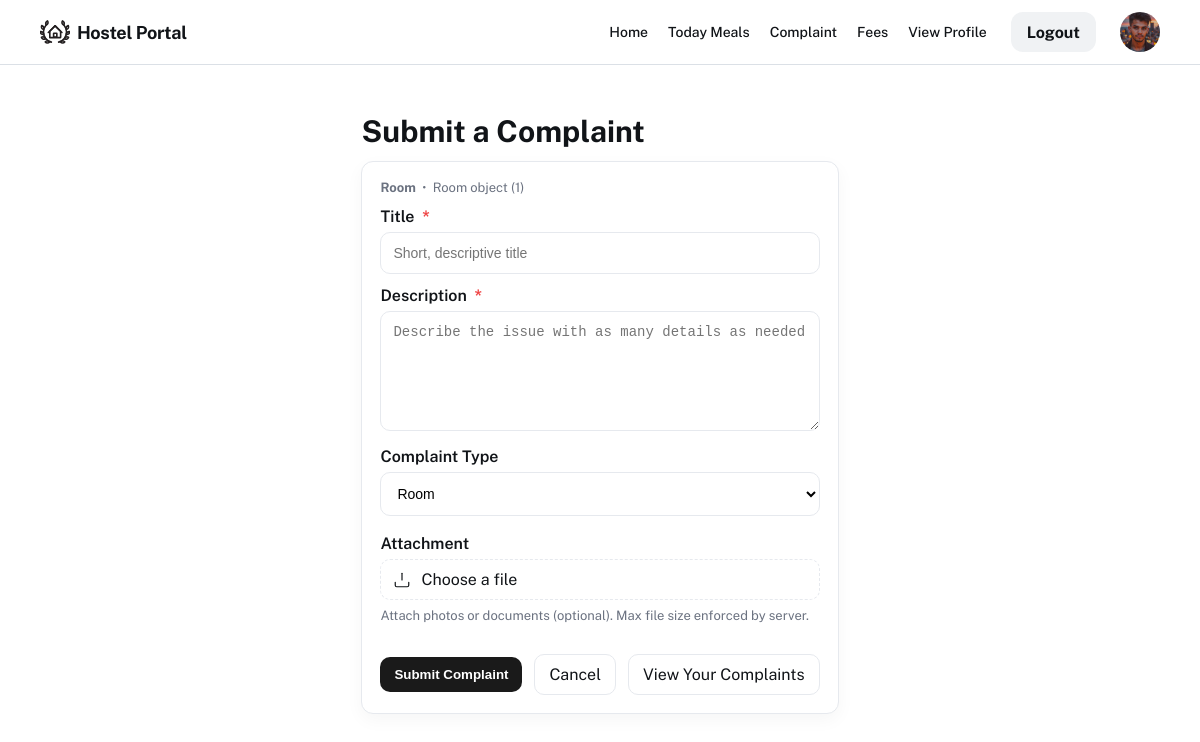
Screenshot of /student/complaint/new/ (signed in) with the database file from the repository.
### student/models.py (models this page shows, shortened)
class Student(models.Model):
    GENDER_CHOICES = (
        ('Male', 'Male'),
        ('Female', 'Female'),
        ('Other', 'Other'),
    )
    DISTRICT_CHOICES = (
        ('Kasaragod', 'Kasaragod'),
        ('Kannur', 'Kannur'),
        ('Wayanad', 'Wayanad'),
        ('Kozhikode', 'Kozhikode'),
        ('Malappuram', 'Malappuram'),
        ('Palakkad', 'Palakkad'),
        ('Thrissur', 'Thrissur'),
        ('Ernakulam', 'Ernakulam'),
        ('Idukki', 'Idukki'),
        ('Kottayam', 'Kottayam'),
        ('Alappuzha', 'Alappuzha'),
        ('Pathanamthitta', 'Pathanamthitta'),
        ('Kollam', 'Kollam'),
        ('Thiruvananthapuram', 'Thiruvananthapuram'),
    )
    PROGRAMME_CHOICES = (
        ('BCA', 'BCA - Bachelor of Computer Applications'),
        ('BSC_CS', 'B.Sc Computer Science'),
        ('BSC_IT', 'B.Sc Information Technology'),
        ('BTECH_CS', 'B.Tech Computer Science & Engineering'),
        ('BTECH_IT', 'B.Tech Information Technology'),
        ('BTECH_EC', 'B.Tech Electronics & Communication'),
        ('BTECH_EE', 'B.Tech Electrical Engineering'),
        ('BTECH_ME', 'B.Tech Mechanical Engineering'),
        ('BTECH_CE', 'B.Tech Civil Engineering'),
        ('BTECH_AE', 'B.Tech Aeronautical Engineering'),
        ('MCA', 'MCA - Master of Computer Applications'),
        ('MSC_CS', 'M.Sc Computer Science'),
        ('MTECH_CS', 'M.Tech Computer Science & Engineering'),
        ('MTECH_IT', 'M.Tech Information Technology'),
        ('MTECH_EC', 'M.Tech Electronics & Communication'),
        ('MTECH_ME', 'M.Tech Mechanical Engineering'),
        ('MTECH_CE', 'M.Tech Civil Engineering'),
        ('MBA', 'MBA - Master of Business Administration'),
        ('DIP_CS', 'Diploma in Computer Science'),
        ('DIP_CE', 'Diploma in Civil Engineering'),
        ('DIP_ME', 'Diploma in Mechanical Engineering'),
        ('DIP_EE', 'Diploma in Electrical Engineering'),
    )
    student_id = models.AutoField(primary_key=True)
    name = models.CharField(max_length=100)
    age = models.PositiveIntegerField(null=True, blank=True)
    gender = models.CharField(max_length=6, choices=GENDER_CHOICES, null=True, blank=True)
    phone = models.CharField(max_length=20, null=True, blank=True)
    email = models.EmailField(max_length=150, null=True, blank=True)
    parent_name = models.CharField(max_length=100, null=True, blank=True)
    parent_phone = models.CharField(max_length=20, null=True, blank=True)
    parent_email = models.EmailField(max_length=150, null=True, blank=True)
    district = models.CharField(max_length=50, choices=DISTRICT_CHOICES, null=True, blank=True)
    programme = models.CharField(max_length=50, choices=PROGRAMME_CHOICES, null=True, blank=True)
    pincode = models.CharField(max_length=10, null=True, blank=True)
    profile_pic = models.FileField(upload_to='profile_pic/', null=True, blank=True)
    id_proof = models.FileField(upload_to='id_proofs/', null=True, blank=True)
    room = models.ForeignKey(Room, null=True, blank=True, on_delete=models.SET_NULL, related_name='students')
    joined_date = models.DateField(null=True, blank=True)
    login = models.ForeignKey(login, on_delete=models.CASCADE, default=1)

### room/models.py (models this page shows)
class Room(models.Model):
    ROOM_TYPE = (
        ('Single', 'Single'),
        ('Double', 'Double'),
        ('Triple', 'Triple'),
        ('Dorm', 'Dorm'),
    )
    STATUS_CHOICES = (
        ('Available', 'Available'),
        ('Occupied', 'Occupied'),
        ('Maintenance', 'Maintenance'),
    )
    room_id = models.AutoField(primary_key=True)
    room_number = models.CharField(max_length=20, unique=True)
    block_number = models.CharField(max_length=20)
    capacity = models.PositiveIntegerField(default=1)
    occupied = models.PositiveIntegerField(default=0)
    type = models.CharField(max_length=10, choices=ROOM_TYPE, default='Single')
    room_rent = models.DecimalField(max_digits=10, decimal_places=2, default=0.00)
    image = models.ImageField(upload_to="room_images/", blank=True, null=True)
    status = models.CharField(max_length=12, choices=STATUS_CHOICES, default='Available')
    created_at = models.DateTimeField(auto_now_add=True, null=True, blank=True)

### student/views.py (the view, shortened to what this page needs)
# urls.py: path('student/complaint/new/', sv.student_submit_complaint, name='student_submit_complaint'),
@require_http_methods(["GET", "POST"])
def student_submit_complaint(request):
    student = _get_student_from_session(request)
    if not student:
        messages.error(request, "Please log in to submit a complaint.")
        return redirect(reverse('login'))
    return render(request, 'complaint_form.html', {'student': student})

### student/views.py (called while the page is built)
def _get_student_from_session(request):
    lid = request.session.get('sid')
    if not lid:
        return None
    return Student.objects.filter(login_id=lid).first()

### student/templates/complaint_form.html (shortened to what this page needs)
{% extends "home.html" %}
{% block content %}
<div style="padding:28px 12px; background:transparent">
  <main style="max-width:960px;margin:0 auto">
    <div style="margin:0 0 12px;font-size:20px">
      <h2 style="margin:0">Submit a Complaint</h2>
    </div>
    <form method="post" enctype="multipart/form-data" style="background:#ffffff;border:1px solid #e6e9ee;border-radius:12px;padding:18px;box-shadow:0 6px 18px rgba(12,18,30,0.04);" novalidate>
      <div style="display:flex;flex-direction:column;gap:12px">
        <div style="display:grid;grid-template-columns:1fr;gap:18px;align-items:start">
          <div>
            {% if student.room %}
              <p style="color:#6b7280;font-size:13px;margin:0"><strong>Room</strong> &nbsp;•&nbsp; {{ student.room }}</p>
            {% else %}
              <label for="room" style="display:block;font-weight:600;margin-bottom:6px">Room</label>
              <input id="room" type="text" name="room" placeholder="e.g. A-102" style="width:100%;padding:12px;border-radius:10px;border:1px solid #e6e9ee;font-size:14px;background:transparent" />
            {% endif %}
            <div style="margin-top:12px">
              <label for="title" style="display:block;font-weight:600;margin-bottom:6px">Title<span style="color:#ef4444;font-weight:700;margin-left:4px"> *</span></label>
              <input id="title" type="text" name="title" required placeholder="Short, descriptive title" style="width:100%;padding:12px;border-radius:10px;border:1px solid #e6e9ee;font-size:14px;background:transparent" />
            </div>
            <div style="margin-top:12px">
              <label for="description" style="display:block;font-weight:600;margin-bottom:6px">Description<span style="color:#ef4444;font-weight:700;margin-left:4px"> *</span></label>
              <textarea id="description" name="description" rows="5" required placeholder="Describe the issue with as many details as needed" style="width:100%;padding:12px;border-radius:10px;border:1px solid #e6e9ee;font-size:14px;min-height:120px;resize:vertical"></textarea>
            </div>
            <div style="margin-top:12px">
              <label for="complaint_type" style="display:block;font-weight:600;margin-bottom:6px">Complaint Type</label>
              <select id="complaint_type" name="complaint_type" aria-label="Complaint type" style="width:100%;padding:12px;border-radius:10px;border:1px solid #e6e9ee;font-size:14px;background:transparent">
                <option value="room">Room</option>
              </select>
            </div>
          </div>
          <div>
            <div style="display:flex;flex-direction:column">
              <label for="attachment" style="display:block;font-weight:600;margin-bottom:6px">Attachment</label>
              <label for="attachment" style="display:inline-flex;align-items:center;gap:10px;padding:10px 12px;border-radius:10px;border:1px dashed #e6e9ee;cursor:pointer">
                <span>Choose a file</span>
              </label>
              <p style="color:#6b7280;font-size:13px;margin-top:8px">Attach photos or documents (optional). Max file size enforced by server.</p>
              <div style="display:flex;gap:12px;align-items:center;margin-top:18px">
                <button type="submit" style="padding:10px 14px;border-radius:10px;border:0;font-weight:600;cursor:pointer;display:inline-flex;align-items:center;gap:8px;background:#1a1a1a;color:#fff">Submit Complaint</button>
                <a href="{% url 's_home' %}" style="padding:10px 14px;border-radius:10px;border:1px solid #e6e9ee;color:inherit;text-decoration:none;display:inline-flex;align-items:center;gap:8px">Cancel</a>
                <a href="{% url 'student_complaints_list' %}" style="padding:10px 14px;border-radius:10px;border:1px solid #e6e9ee;color:inherit;text-decoration:none;display:inline-flex;align-items:center;gap:8px;margin-left:auto">View Your Complaints</a>
              </div>
            </div>
          </div>
        </div>
      </div>
    </form>
  </main>
</div>
{% endblock %}

### student/templates/home.html (shortened to what this page needs)
<!doctype html>
<html lang="en">
  <head>
  </head>
  <body>
    <div class="relative flex size-full min-h-screen flex-col bg-white group/design-root overflow-x-hidden" style='font-family: "Public Sans", "Noto Sans", sans-serif;'>
      <div class="layout-container flex h-full grow flex-col">
        <header>
          <div class="brand">
            <div class="size-4" aria-hidden="true">
            </div>
            <h2>Hostel Portal</h2>
          </div>
          <div class="right">
            <div class="links" role="navigation" aria-label="top links">
              <a href="{% url 's_home' %}">Home</a>
              <a href="{% url 'meals_today' %}">Today Meals</a>
              <a href="{% url 'student_submit_complaint'%}">Complaint</a>
              <a href="{% url 'student_pay_page' %}">Fees</a>
              <a href="{% url 'profile_view' %}">View Profile</a>
            </div>
            <a href="{% url 'logout' %}"><div class="btn-logout" role="button"><span>Logout</span></div></a>
            <a href="{% url 'profile_view' %}"><div class="avatar" style='background-image: url("{{ student.profile_pic.url }}");' aria-hidden="true"></div></a>
          </div>
        </header>
        <div class="page-wrap">
          {% block content %}{% endblock %}
        </div>
      </div>
    </div>
  </body>
</html>

### student/templates/home.html (style rules this page uses)
:root { --bg: #ffffff; --muted: #617589; --text: #111418; --border: #dbe0e6; --surface: #f0f2f4; --accent: #111418; --radius-xl: 16px; --gap: 16px; --max-width: 960px; --container-padding-x: 40px; font-family: "Public Sans", "Noto Sans", system-ui, -apple-system, "Segoe UI", Roboto, "Helvetica Neue", Arial; }
* { box-sizing:border-box }
html,body { height:100%;margin:0;background:var(--bg);color:var(--text) }
a { text-decoration:none;color:inherit }
.size-full { width:100%; }
.min-h-screen { min-height:100vh }
.layout-container { display:flex;flex-direction:column;min-height:100vh }
header { display:flex;align-items:center;justify-content:space-between;padding:12px 40px;border-bottom:1px solid var(--border); }
header .brand { display:flex;align-items:center;gap:7px }
header .brand svg { width:30px;height:30px }
header h2 { font-size:18px;margin:0;font-weight:700;letter-spacing:-0.3px }
header .right { display:flex;align-items:center;gap:24px }
header .right .links { display:flex;gap:20px;align-items:center }
header .right .links a { font-size:14px;font-weight:500;color:var(--text) }
.btn-logout { display:inline-flex;align-items:center;justify-content:center;min-width:84px;height:40px;padding:0 16px;border-radius:12px;background:var(--surface);font-weight:700 }
.avatar { width:40px;height:40px;border-radius:999px;background-size:cover;background-position:center;flex-shrink:0 }
.page-wrap { padding:20px var(--container-padding-x);display:flex;justify-content:center }
.size-4 { display: flex; }

### rows the page displays
Student: profile_pic (picture), room "Room object (1)"
